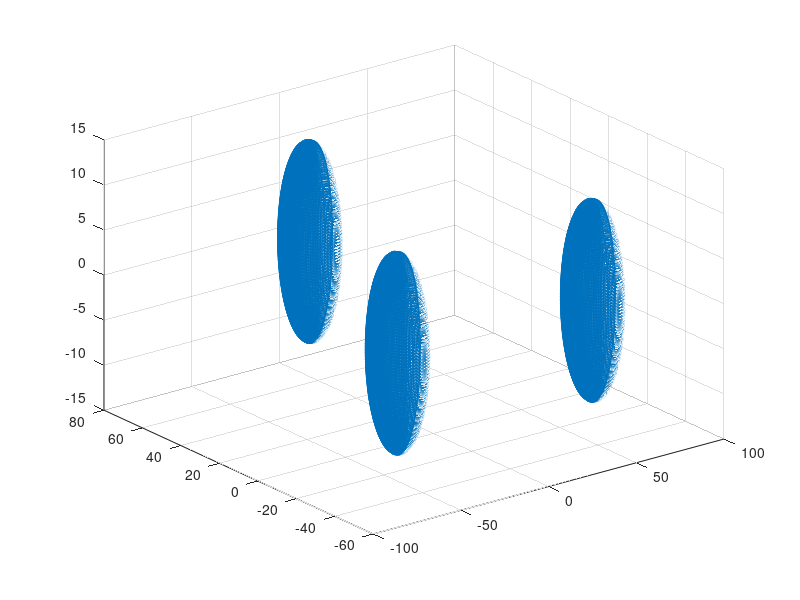

This chart was generated by the following MATLAB code: (Note: this script raises an error after producing the figure.)
function main()
    addpath('astra\astra-1.9.0.dev11\tools')
    addpath('astra\astra-1.9.0.dev11\mex')
    simPath='tilt/';
    GTPath='stack/';
    nGrid = 256;
    [X, Y, Z] = meshgrid(linspace(-127.5,127.5, nGrid));
    QP = [X(:) Y(:) Z(:)];
    rng(999)
    betas = -90:3:90;
    %%%%%%%%%%%%%%%
    sampleVolume = 1000;
    for sample = 1:sampleVolume
        disp(['current sample: ',num2str(sample),'/',num2str(sampleVolume)])
        simname=strcat(simPath,num2str(sample),'.tif');
        GTname=strcat(GTPath,num2str(sample),'.tif');
        P0 = rand()*40+80;
        P1 = rand()*10+10;
        [tipX,tipY,tipZ] = sphere(100);
        tipX = tipX(:)*P1;
        tipY = tipY(:)*P1;
        tipZ = tipZ(:)*P1;
        T = [tipX - P0/2, tipY, tipZ;
            tipX + P0/2, tipY, tipZ;
            tipX     , tipY + P0/2*sqrt(3), tipZ];
        T(:,2) = T(:,2) - P0/2*sqrt(3)/3;
        scatter3(T(:,1),T(:,2),T(:,3))
        T = rand_rot_3D(T);
        T = rand_trans_3D(T);
        S = delaunayTriangulation(T);
        indexIntersect = (~isnan(pointLocation(S, QP)));
        mask = double(reshape(indexIntersect, [nGrid nGrid nGrid]));
        imSaver(mask,GTname)
        projs = projector(mask,betas,nGrid);
        imSaver(projs/max(projs(:)),simname)
    end
    
    
end

function vertices = rand_rot_3D(vertices)
    t = rand()*360;
    RZ1 = [cosd(t) -sind(t) 0;
          sind(t)  cosd(t) 0;
          0 0 1];  
    t = rand()*360;
    RX = [1           0            0;
           0 cosd(t) -sind(t);
          0 sind(t)  cosd(t)];
    t = rand()*360;
    RZ2 = [cosd(t) -sind(t) 0;
          sind(t)  cosd(t) 0;
          0 0 1];      
    vertices=vertices*RZ1;
    vertices=vertices*RX;
    vertices=vertices*RZ2;   
end

function vertices = rand_trans_3D(vertices)
    vertices = vertices + (rand([1,3])*10-5);
end

function proj = projector(mask,betas,nGrid)
    vol_geom = astra_create_vol_geom(nGrid,nGrid,nGrid);
    proj_geom = astra_create_proj_geom('parallel3d', 1.0, 1.0, nGrid, nGrid, betas/180*pi+pi/2); %carefully cabrilated, don't change
    [proj_id, proj_data] = astra_create_sino3d_cuda(permute(mask,[3,2,1]), proj_geom, vol_geom);%carefully cabrilated, don't change
    proj_data = permute(proj_data,[3,1,2]);%carefully cabrilated, don't change
    proj = proj_data;
    astra_mex_data3d('delete', proj_id);
end

function imSaver(im,path)
    for i = 1:size(im,3)
        if i==1
            imwrite(im(:, :, i), path, 'WriteMode', 'overwrite',  'Compression','none');
        else
            imwrite(im(:, :, i), path, 'WriteMode', 'append',  'Compression','none');
        end 
    end

end